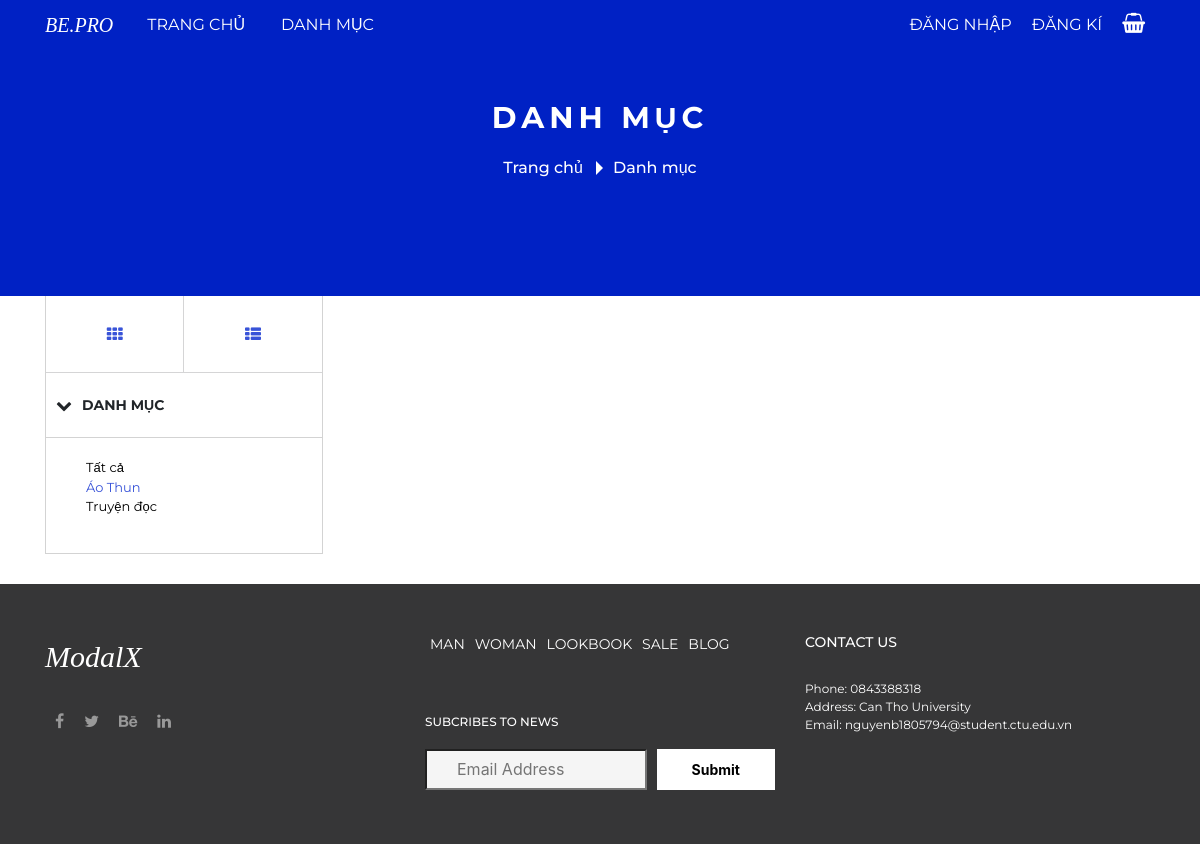
The page /index.php?action=catelog&id=AoThun on the database as committed earlier.
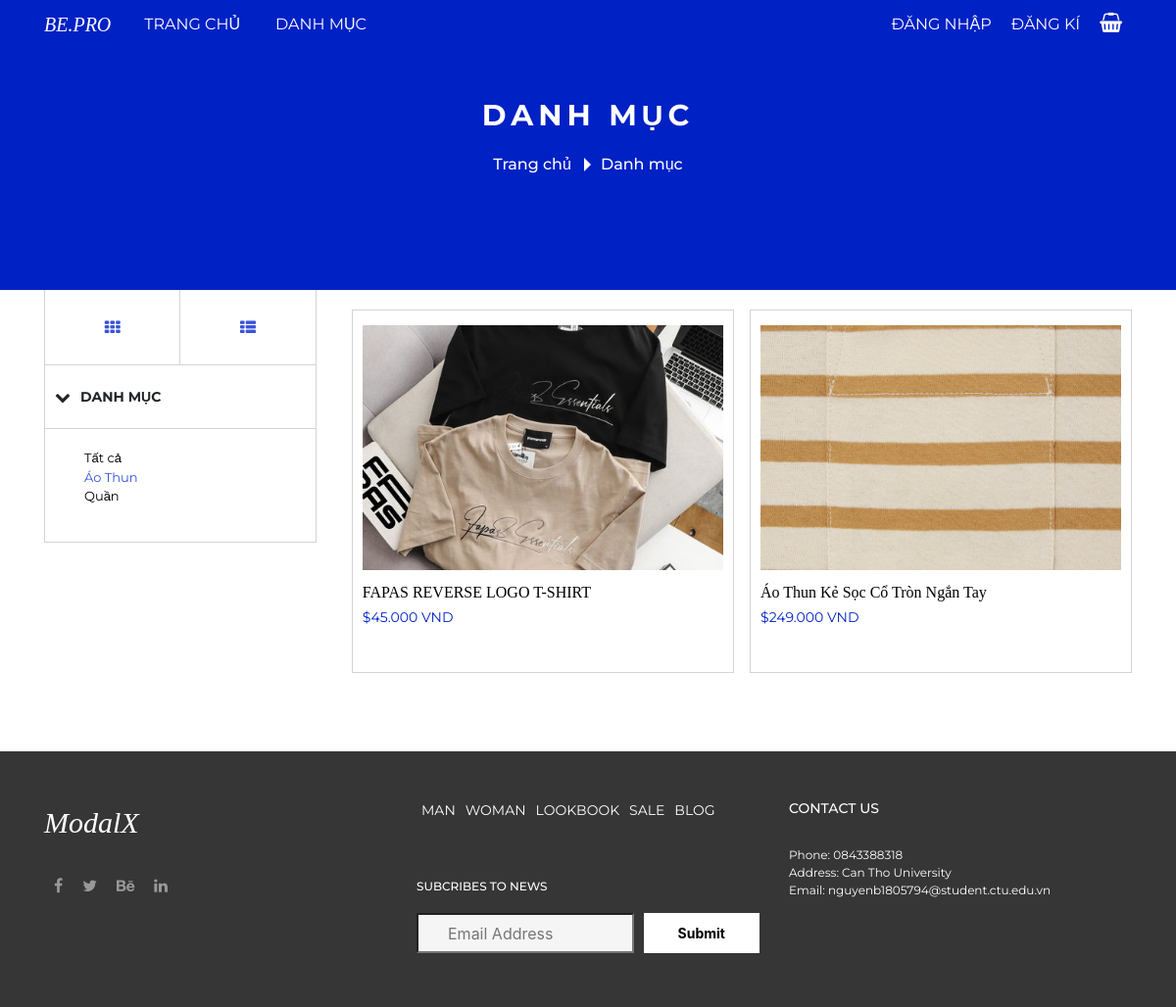
The same page on the database as committed later.
### tables this page shows
CREATE TABLE `loaihanghoa` (
  `MaLoaiHang` char(10) NOT NULL,
  `TenLoaiHang` varchar(45) NOT NULL
);

CREATE TABLE `hanghoa` (
  `MSHH` char(10) NOT NULL,
  `TenHH` varchar(45) NOT NULL,
  `QuyCach` text NOT NULL,
  `Gia` int(11) NOT NULL,
  `SoLuongHang` int(11) NOT NULL,
  `MaLoaiHang` char(10) NOT NULL
);

CREATE TABLE `hinhhanghoa` (
  `mahinh` char(25) NOT NULL,
  `tenhinh` varchar(45) NOT NULL,
  `MSHH` char(10) NOT NULL
);

### includes/catelog.php (the view, shortened to what the changed rows need)
<main>
    <section id="products">
        <div class="container">
            <div class="row">
                <div class="col-12">
                    <div class="products">
                        <div class="products-left">
                            <div class="category">
                                <div class="category_list">
                                    <ul class="list-unstyled">
                                        <?php
                                        $sql = "SELECT * FROM LOAIHANGHOA";
                                        $result = mysqli_query($db, $sql);
                                        while ($row = mysqli_fetch_assoc($result)) {
                                            echo '<li><a '.($row["MaLoaiHang"]==$_GET["id"] ? 'class="active" ' : '').' href="index.php?action=catelog&id=' . $row["MaLoaiHang"] . '">' . $row["TenLoaiHang"] . '</a></li>';
                                        }
                                        ?>
                                    </ul>
                                </div>
                            </div>
                        </div>
                        <div class="products-right">
                            <div class="product-items d-flex">
                                <?php
                                if($_GET["id"]=="all"){
                                    $sql = "SELECT * FROM HANGHOA";
                                    $result = mysqli_query($db, $sql);
                                    while ($row = mysqli_fetch_assoc($result)) {
                                        $sql_image = "SELECT * FROM HINHHANGHOA WHERE MSHH='" . $row["MSHH"] . "'";
                                        $result_image = mysqli_query($db, $sql_image);
                                        $row_image = mysqli_fetch_assoc($result_image);
                                        echo ' <div class="product-item product-item-catelog grid">
                                            <div class="product-item_img">
                                                <a href="index.php?action=product&id=' . $row["MSHH"] . '"><img src="uploads/' . $row_image["mahinh"] . '" alt=""></a>
                                            </div>
                                            <form action="includes/process.php" method="GET" class="product-item_desc-form">
                                                <div class="product-item_desc">
                                                    <div class="product-item_desc-title"><a href="index.php?action=product&id=' . $row["MSHH"] . '">' . $row["TenHH"] . '</a></div>
                                                    <span class="product-item_desc-price_new">$' . number_format($row["Gia"], 0, '', '.') . ' VND</span>
                                                    <input type="hidden" value="addCart" name="action">
                                                    <input type="hidden" value="' . $row["MSHH"] . '" name="id">
                                                    <div class="product-item_desc-descreption">
                                                    </div>
                                                </div>
                                                <button type="submit" class="btn-add-to-cart"><i class="fa fa-shopping-cart"></i> Add to cart</button>
                                            </form>
                                        </div>';
                                    }
                                }else{
                                $sql = "SELECT * FROM HANGHOA WHERE MaLoaiHang='" . $_GET["id"] . "'";
                                $result = mysqli_query($db, $sql);
                                while ($row = mysqli_fetch_assoc($result)) {
                                    $sql_image = "SELECT * FROM HINHHANGHOA WHERE MSHH='" . $row["MSHH"] . "'";
                                    $result_image = mysqli_query($db, $sql_image);
                                    $row_image = mysqli_fetch_assoc($result_image);
                                    echo ' <div class="product-item product-item-catelog grid">
                                        <div class="product-item_img">
                                            <a href="index.php?action=product&id=' . $row["MSHH"] . '"><img src="uploads/' . $row_image["mahinh"] . '" alt=""></a>
                                        </div>
                                        <form action="includes/process.php" method="GET" class="product-item_desc-form">
                                            <div class="product-item_desc">
                                                <div class="product-item_desc-title"><a href="index.php?action=product&id=' . $row["MSHH"] . '">' . $row["TenHH"] . '</a></div>
                                                <span class="product-item_desc-price_new">$' . number_format($row["Gia"], 0, '', '.') . ' VND</span>
                                                <input type="hidden" value="addCart" name="action">
                                                <input type="hidden" value="' . $row["MSHH"] . '" name="id">
                                                <div class="product-item_desc-descreption">
                                                </div>
                                            </div>
                                            <button type="submit" class="btn-add-to-cart"><i class="fa fa-shopping-cart"></i> Add to cart</button>
                                        </form>
                                    </div>';
                                }
                            }
                                ?>
                            </div>
                        </div>
                    </div>
                </div>
            </div>
        </div>
    </section>
</main>

Rows that differ between the two databases and show on the page:
removed loaihanghoa: TenLoaiHang "Truyện đọc"
added loaihanghoa: TenLoaiHang "Quần"
now on this page (row edited): hanghoa: hinhhanghoa.mahinh (picture), TenHH "FAPAS REVERSE LOGO T-SHIRT", Gia "45.000"
now on this page (row edited): hanghoa: hinhhanghoa.mahinh (picture), TenHH "Áo Thun Kẻ Sọc Cổ Tròn Ngắn Tay", Gia "249.000"
